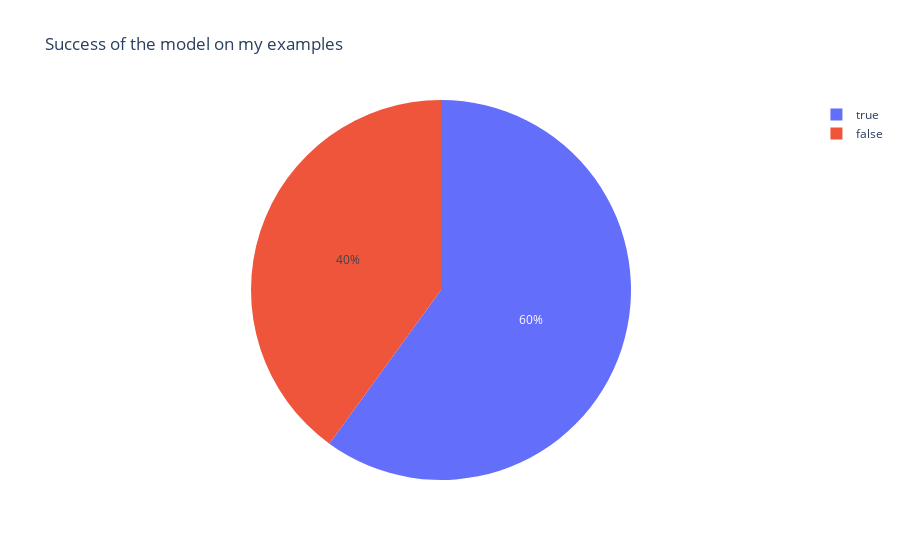

The notebook cell this image was saved under:
### Code cell
import plotly.express as px

fig = px.pie(summary, names='Success', title ='Success of the model on my examples')
fig.show()

### Figure 1 — Plotly figure (JSON) as saved in the notebook; plotly's stock layout.template omitted (floating-point values rounded to 4 significant figures)
{"data": [{"domain": {"x": [0.0, 1.0], "y": [0.0, 1.0]}, "hovertemplate": "Success=%{label}<extra></extra>", "labels": [false, true, true, true, false, true, false, false, true, true, true, false, false, false, false, true, true, true, true, true, false, true, false, true, true, true, true, false, true, false], "legendgroup": "", "name": "", "showlegend": true, "type": "pie"}], "layout": {"legend": {"tracegroupgap": 0}, "title": {"text": "Success of the model on my examples"}}}
